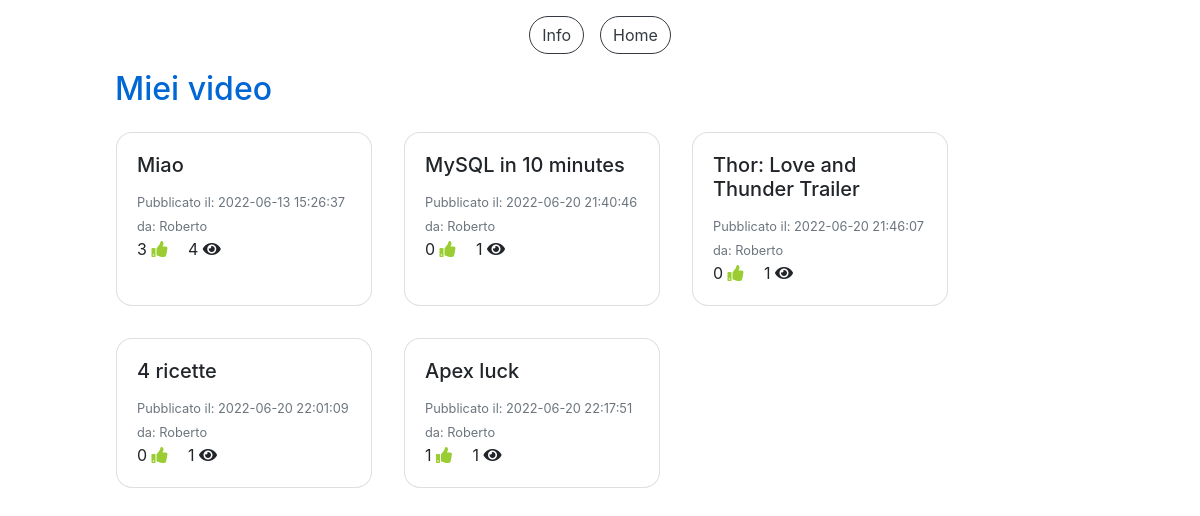
Page /miei_video.php (signed in) on the earlier database version.
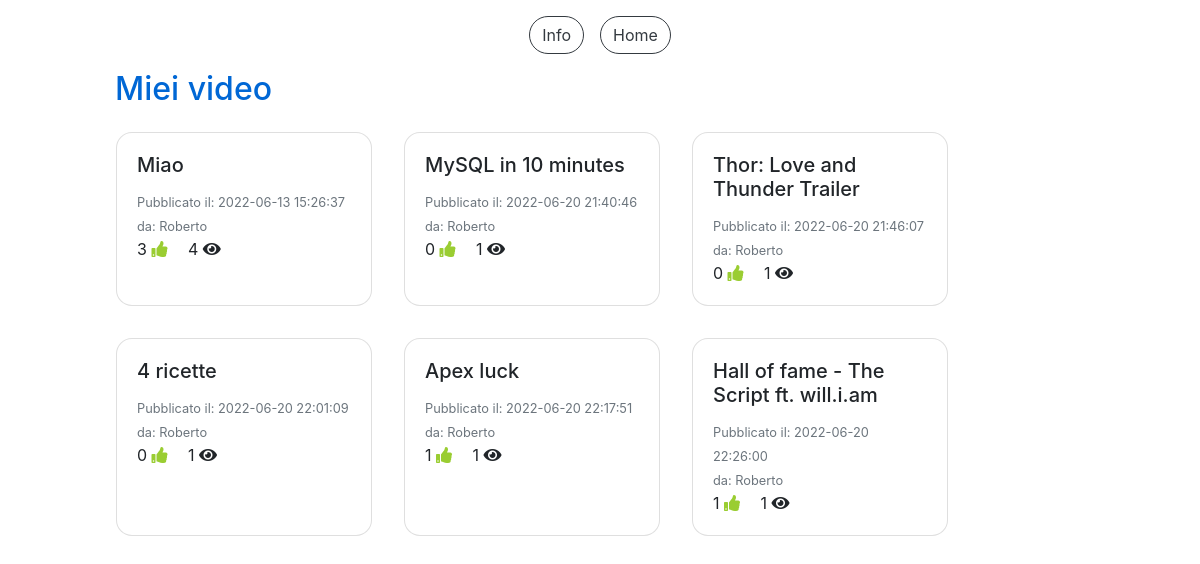
Same page on the later database version.
### tables this page shows
CREATE TABLE `video` (
  `IdVideo` int(11) NOT NULL,
  `Titolo` varchar(100) NOT NULL,
  `SorgenteVideo` varchar(300) NOT NULL,
  `DataPubblicazione` datetime NOT NULL DEFAULT current_timestamp(),
  `NumeroLike` int(11) NOT NULL DEFAULT 0,
  `NumeroVisualizzazioni` int(11) NOT NULL DEFAULT 0,
  `IdAccount` int(11) NOT NULL
);

CREATE TABLE `accounts` (
  `IdAccount` int(11) NOT NULL,
  `Username` varchar(40) NOT NULL,
  `Mail` varchar(40) NOT NULL,
  `Password` varchar(100) NOT NULL,
  `Canale` tinyint(1) NOT NULL,
  `NumeroIscritti` int(11) DEFAULT NULL
);

### miei_video.php (the view, shortened to what this page needs)
<!DOCTYPE html>
<html>
<head>
  <link rel="stylesheet" href="css/style.css">
  <link rel="stylesheet" href="css/custom_style.css">
</head>
<body>
  <?php
    include("check_canale.php");
  ?>
  <div class="container-fluid pt-3">
    <div class="row justify-content-center">
      <button type="button" class="btn btn-outline-dark mr-3" onclick="location.href='info.php'">Info</button>
      <button type="button" class="btn btn-outline-dark" onclick="location.href='home.php'">Home</button>
    </div>
    <div class="row justify-content-center">
      <div class="col-10">
        <h2 class="titleText mt-3">Miei video</h2>
        <div id="mieiVideo" class="row">
        <?php
          $sql="SELECT * FROM Video WHERE IdAccount=?";
          $query=$db->prepare($sql);
          $dati=array($_SESSION["loginID"]);
          $query->execute($dati);
          $ris=$query->fetchAll();
          foreach($ris as $row) {
            $sql="SELECT * FROM Video v, Visualizzazioni vis, Accounts a WHERE v.IdVideo=vis.IdVideo AND a.IdAccount=vis.IdAccount AND vis.IdAccount=? AND vis.IdVideo=?";
            $query=$db->prepare($sql);
            $dati=array($_SESSION["loginID"], $row["IdVideo"]);
            $query->execute($dati);
            $risVis=$query->fetchAll();
            $tempoVis=-1;
            foreach($risVis as $vis) {
              $tempoVis=$vis["TempoVisualizzazione"];
              $creator=$vis["Username"];
            }
            echo '<div class="card card-video m-3" style="width: 16rem;">
                    <div class="card-body card-video" onclick="location.href=\'video.php?id='. $row["IdVideo"] .'&titolo='. $row["Titolo"] .'&video='. $row["SorgenteVideo"] .'&time='. $tempoVis .'\'">
                      <h5 class="card-title card-video">'. $row["Titolo"] .'</h5>
                      <p class="card-text card-video">
                        <small class="text-muted">Pubblicato il: '. $row["DataPubblicazione"] .'<br>da: '. $creator .'</small><br>
                        '. $row["NumeroLike"] .' <i class="fa fa-thumbs-up mr-3"></i>
                        '. $row["NumeroVisualizzazioni"] .' <i class="fa fa-eye"></i>
                      </p>
                    </div>
                  </div>';
          }
        ?>
        </div>
      </div>
    </div>
  </div>
</body>
</html>

Differences in the rows shown:
added video: Titolo "Hall of fame - The Script ft. will.i.am", DataPubblicazione "2022-06-20 22:26:00", IdAccount.Username "Roberto", NumeroLike "1", NumeroVisualizzazioni "1"
